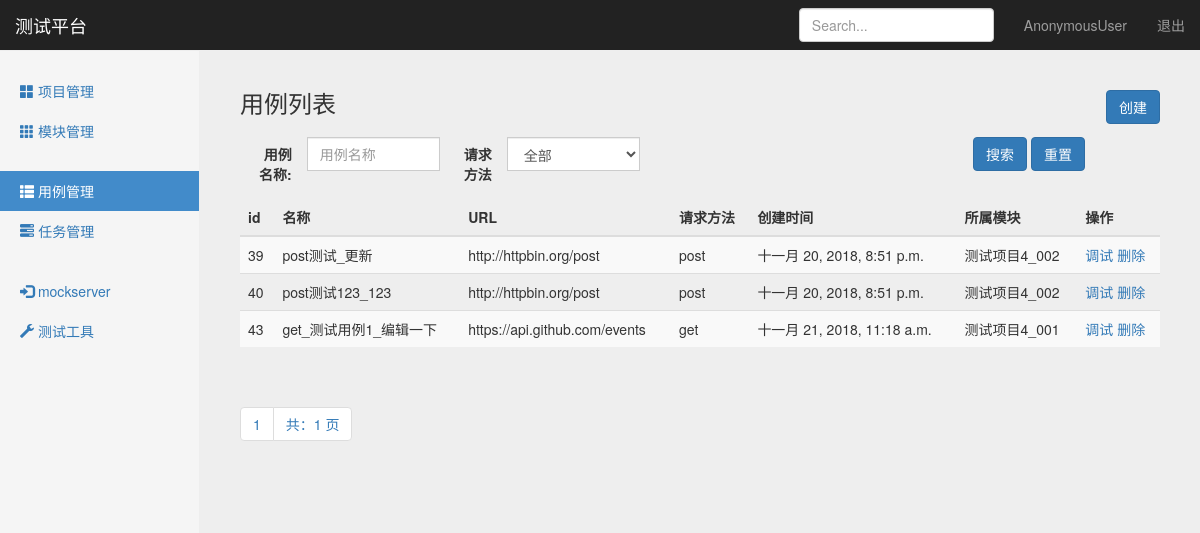
Page /interface/case_manage/?page=2 on the earlier database version.
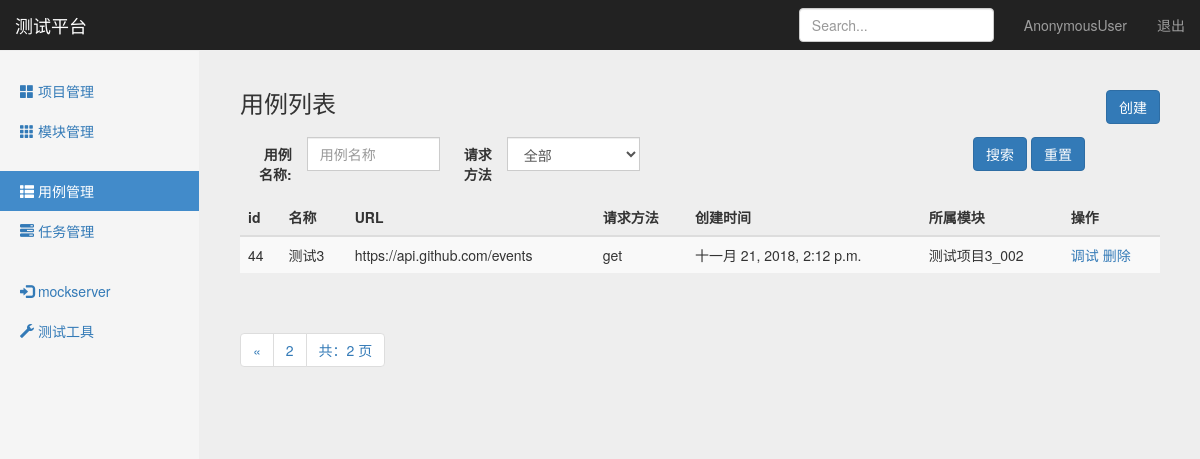
Same page on the later database version.
### interface_app/models.py (models this page shows, shortened)
class TestCase(models.Model):
    module = models.ForeignKey(Module, on_delete=models.CASCADE)
    name = models.CharField("名称",max_length=100,blank=False,default="")
    url = models.TextField("URL",default="")
    req_method = models.CharField("方法", max_length=10,default="")
    req_type = models.CharField("参数类型", max_length=10, default="")
    req_header = models.TextField("header",  default="")
    req_parameter = models.TextField("参数", default="")
    resp_assert = models.TextField("验证", default="")
    create_time = models.DateTimeField("创建时间", auto_now=True)

### project_app/models.py (models this page shows)
class Module(models.Model):
    project = models.ForeignKey(Project,on_delete=models.CASCADE)
    name = models.CharField("名称", max_length=100, blank=False, default="")
    describe = models.TextField("描述", default="")
    create_time = models.DateTimeField("创建时间", auto_now=True)
    def __str__(self):
        return self.name

### interface_app/views/testcase_views.py (the view)
# urls.py: path('case_manage/',testcase_views.case_manage),
def case_manage(request):
    testcases = TestCase.objects.all().order_by("id")
    paginator = Paginator(testcases, 3)  #每页3条数据
    page = request.GET.get('page')
    try:
        contacts = paginator.page(page)
    except PageNotAnInteger:
        contacts = paginator.page(1)  # 如果页数不是整型, 取第一页
    except EmptyPage:
        contacts = paginator.page(paginator.num_pages)  #如果页数超出查询范围，取最后一页
    if request.method == 'GET':
        return render(request,"case_manage.html",{"type":"list","testcases":contacts})
    else:
        return HttpResponse("404")

### templates/case_manage.html (shortened to what the changed rows need)
{% extends "base.html" %}
{% block content %}
    <div class="container-fluid">
      <div class="row">
        {% if type == 'list' %}
        <div class="col-sm-9 col-sm-offset-3 col-md-10 col-md-offset-2 main">
          <h3 class="sub-header">用例列表
            <button type="button" class="btn btn-primary" id="CreateButton"
                    style="float: right;"
                    onclick="window.location.href='/interface/add_case/'">创建</button>
          </h3>
          <div class="table-responsive">
            <form method="get" class="form-horizontal" action="/interface/search_case_name/" data-bv-message="This value is not valid" data-bv-feedbackicons-valid="glyphicon glyphicon-ok" data-bv-feedbackicons-invalid="glyphicon glyphicon-remove" data-bv-feedbackicons-validating="glyphicon glyphicon-refresh">
              <div class="row margin-bottom-10 margin-top-10 text_field">
                <div class="col-lg-12 col-md-12 col-sm-12 col-xs-12" style="text-align: right;">
                    <div class="form-group col-lg-3 col-md-3 col-sm-3">
                      <label class="col-lg-4 col-md-4 col-sm-5 control-label no-padding-right">用例名称:</label>
                      <div class="input-group col-lg-8 col-md-8 col-sm-7">
                        <input autocomplete="off" type="text" class="form-control" name="case_name" placeholder="用例名称">
                      </div>
                    </div>
                  <div class="form-group col-lg-3 col-md-3 col-sm-3" >
                    <label class="col-lg-4 col-md-5 col-sm-5 control-label no-padding-right">请求方法</label>
                    <div class="input-group col-lg-8 col-md-7 col-sm-7">
                      <select name="status" class="form-control" id="status">
                        <option value="" selected="">全部</option>
                      </select>
                    </div>
                  </div>
                  <div class="col-sm-6" style="text-align: right;">
                    <button type="submit" class="btn btn-primary margin-top-10">搜索</button>
                    <button type="submit" class="btn btn-primary margin-top-10">重置</button>
                  </div>
                </div>
              </div>
            </form>
            <table class="table table-striped" id="list">
              <thead>
                <tr>
                  <th>id</th>
                  <th>名称</th>
                  <th>URL</th>
                  <th>请求方法</th>
                  <th>创建时间</th>
                  <th>所属模块</th>
                  <th>操作</th>
                </tr>
              </thead>
              <tbody>
                {% for case in testcases %}
                <tr>
                  <td>{{ case.id }}</td>
                  <td>{{ case.name }}</td>
                  <td>{{ case.url }}</td>
                  <td>{{ case.req_method }}</td>
                  <td>{{ case.create_time }}</td>
                  <td>{{ case.module }}</td>
                  <td>
                      <a href="/interface/debug_case/{{ case.id }}/" id="update">调试</a>
                      <a href="/interface/delete_case/{{ case.id }}/" id="delete">删除</a>
                  </td>
                </tr>
                {% endfor %}
              </tbody>
            </table>
          </div>
            <div class="pagination">
                <span class="step-links">
                    <ul class="pagination">
                        {% if testcases.has_previous %}
                            <li><a href="?case_name={{ case_name }}&page={{ testcases.previous_page_number }}">&laquo;</a></li>
                        {% endif %}
                        <li><a href="#">{{ testcases.number }}</a></li>
                        <li><a href="#">共：{{ testcases.paginator.num_pages }} 页</a></li>
                    </ul>
                </span>
            </div>
        </div>
        {% endif %}
      </div>
    </div>
{% endblock %}

Differences in the rows shown:
no longer on this page (row edited): TestCase: id "39", name "post测试_更新", url "http://httpbin.org/post", req_method "post", create_time "十一月 20, 2018, 8:51 p.m.", module "测试项目4_002"
no longer on this page (row unchanged): TestCase: id "40", name "post测试123_123", url "http://httpbin.org/post", req_method "post", create_time "十一月 20, 2018, 8:51 p.m.", module "测试项目4_002"
no longer on this page (row edited): TestCase: id "43", name "get_测试用例1_编辑一下", url "https://api.github.com/events", req_method "get", create_time "十一月 21, 2018, 11:18 a.m.", module "测试项目4_001"
added TestCase: id "44", name "测试3", url "https://api.github.com/events", req_method "get", create_time "十一月 21, 2018, 2:12 p.m.", module "测试项目3_002"
Other differences:
{{ testcases.number }}: "1" → "2"
{{ testcases.paginator.num_pages }}: "1" → "2"
